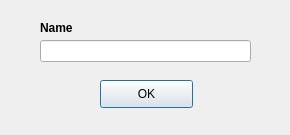
<?xml version="1.0" encoding="UTF-8"?>
<ui version="4.0">
 <class>AddLocationDialog</class>
 <widget class="QDialog" name="AddLocationDialog">
  <property name="geometry">
   <rect>
    <x>0</x>
    <y>0</y>
    <width>290</width>
    <height>135</height>
   </rect>
  </property>
  <property name="windowTitle">
   <string>Add Location</string>
  </property>
  <widget class="QLabel" name="label">
   <property name="geometry">
    <rect>
     <x>40</x>
     <y>20</y>
     <width>55</width>
     <height>16</height>
    </rect>
   </property>
   <property name="font">
    <font>
     <family>Segoe UI</family>
     <weight>75</weight>
     <bold>true</bold>
    </font>
   </property>
   <property name="text">
    <string>Name</string>
   </property>
  </widget>
  <widget class="QLineEdit" name="lineEdit">
   <property name="geometry">
    <rect>
     <x>40</x>
     <y>40</y>
     <width>211</width>
     <height>22</height>
    </rect>
   </property>
  </widget>
  <widget class="QPushButton" name="pushButton">
   <property name="geometry">
    <rect>
     <x>100</x>
     <y>80</y>
     <width>93</width>
     <height>28</height>
    </rect>
   </property>
   <property name="text">
    <string>OK</string>
   </property>
  </widget>
 </widget>
 <resources/>
 <connections/>
</ui>
